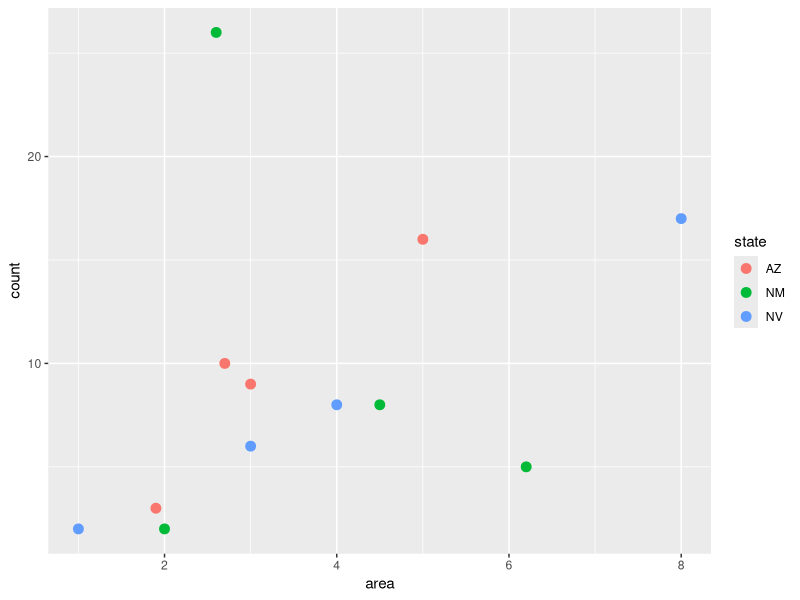
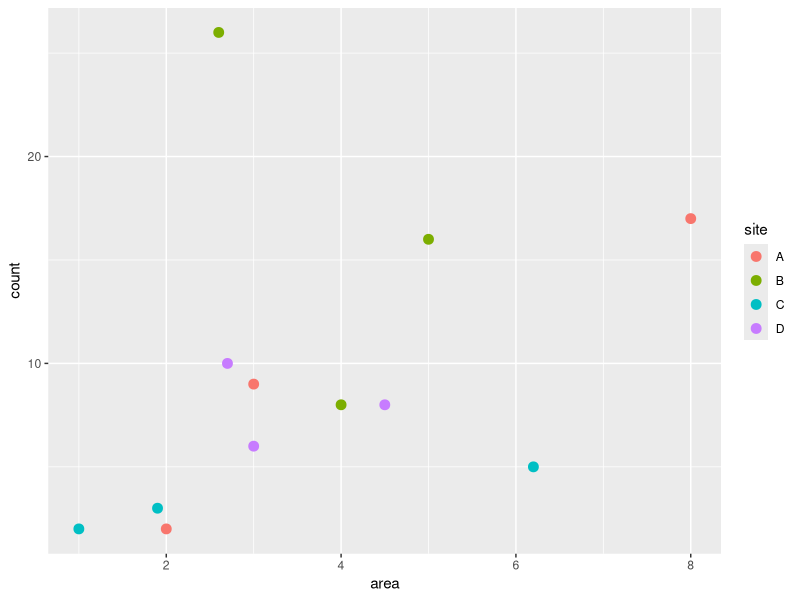
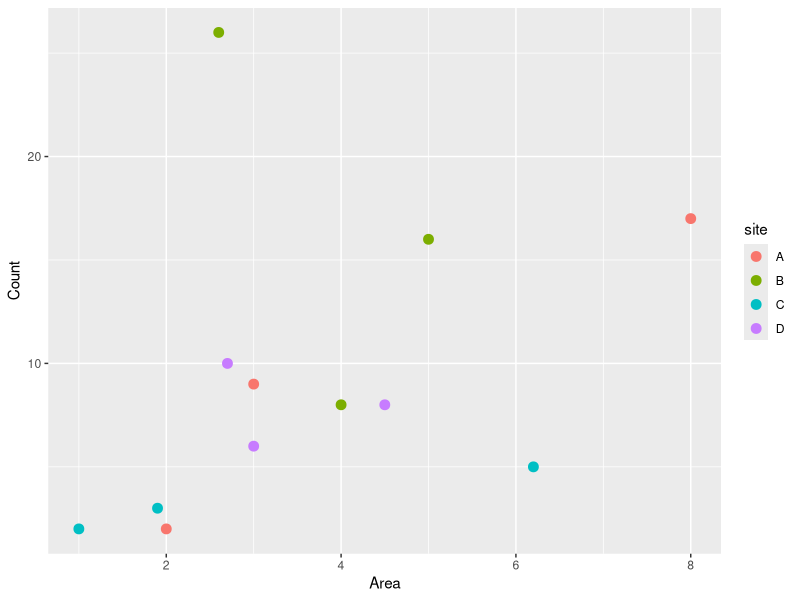
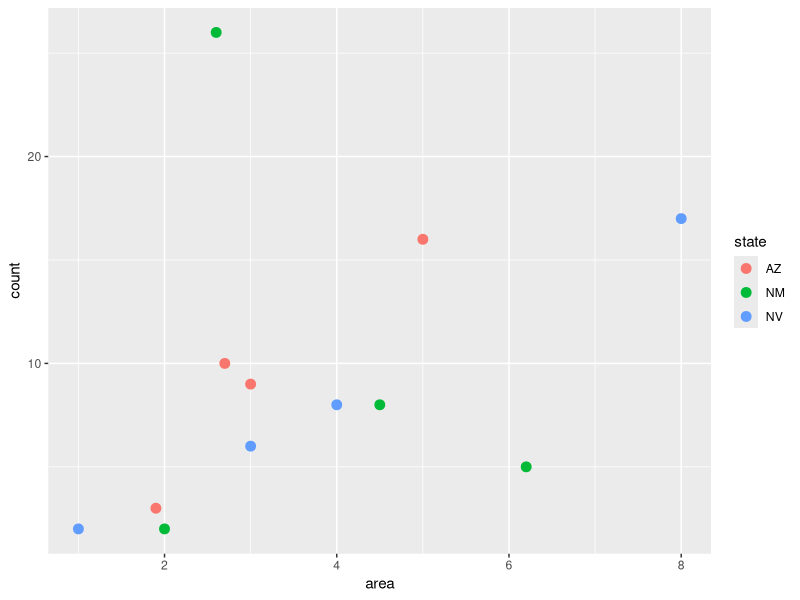
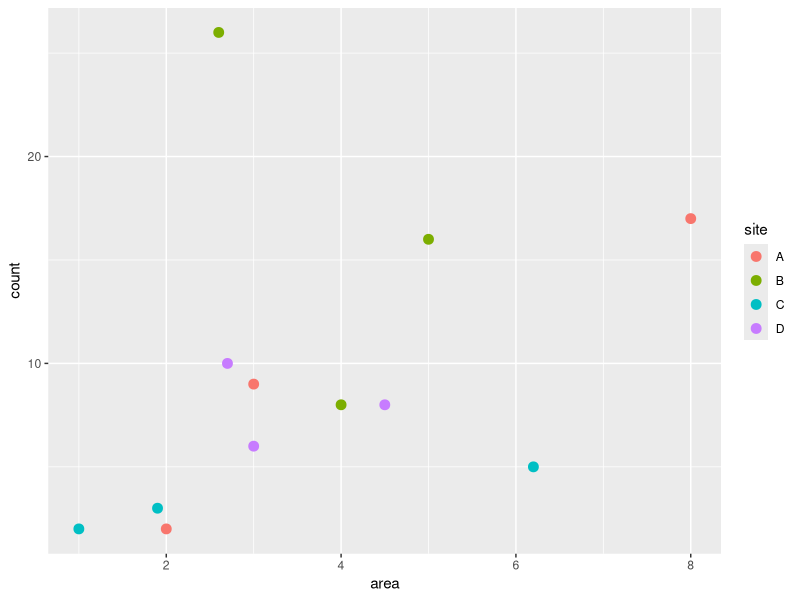
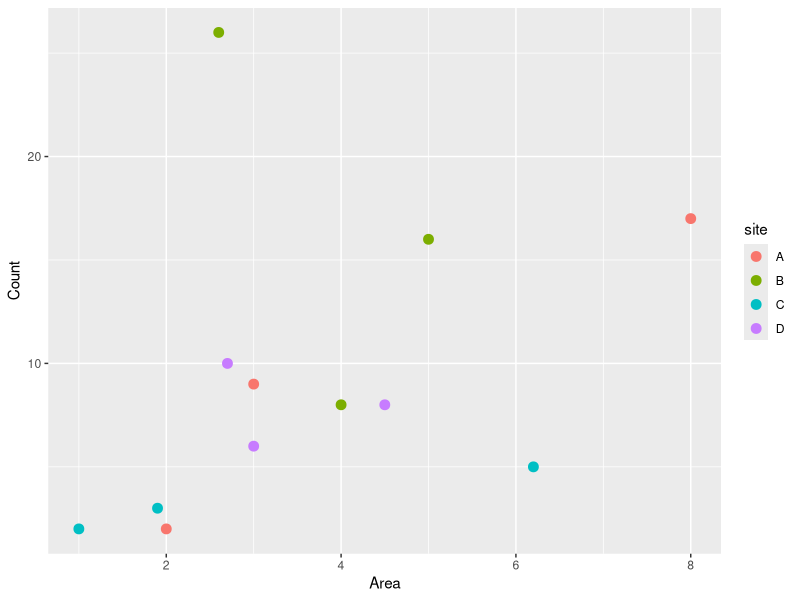

Source code (R) for these figures, in order:
## ---- chunk 1
knitr::opts_chunk$set(echo = TRUE, warning = FALSE, message = FALSE)
## ---- chunk 2
#1a
convert_pounds_to_grams <- function(pounds) {
     grams <- 453.6 * pounds
     return(grams)
}

convert_pounds_to_grams(pounds = 3.75)
## ---- chunk 3
#1b
convert_fahrenheit_to_celsius <- function(fahrenheit) {
     celsius <- (fahrenheit - 32) * 5 / 9
     return(celsius)
}

convert_fahrenheit_to_celsius(80)
## ---- chunk 4
#1c
double <- function(x) {
  return(x * 2)
}

double(512)

#1d
prediction <- function(x, a, b) {
  y <- a + b * x
  return(y)
}

prediction(x = 12, a = 6, b = 0.8)
## ---- chunk 5
get_mass_from_length_theropoda <- function(length){
  mass <- 0.73 * length ^ 3.63
  return(mass)
}
## ---- chunk 6
#2a
get_mass_from_length_theropoda(16)

#2b
get_mass_from_length <- function(length, a, b) {
  mass <- a * length ^ b
  return(mass)
}

get_mass_from_length(length = 26, a = 214.44, b = 1.46)
## ---- chunk 7
# convert_pounds_to_grams <- function(________, numdigits = __) {
#   grams <- 453.6 * pounds
#   rounded <- round(grams, digits = numdigits)
#   return(________)
# }

convert_pounds_to_grams <- function(pounds, numdigits = 1) {
  grams <- 453.6 * pounds
  rounded <- round(grams, digits = numdigits)
  return(rounded)
}

convert_pounds_to_grams(4.3)
## ---- chunk 8
#3b

get_height_from_weight <- function(weight, a = 12, b = 0.38) {
  height <- a * weight ^ b
  return(height)
}

get_height_from_weight(42)

#3c

get_height_from_weight(convert_pounds_to_grams(2), b = 0.32)
## ---- chunk 9
#4a
get_mass_from_length <- function(length, a = 39.9, b = 2.6) {
  mass <- a * length ^ b
  return(mass)
}

#4b
get_mass_from_length(22, a = 214.44, b = 1.46)

#4c
get_mass_from_length(16)

## ---- chunk 10
#5
convert_kg_to_pounds <- function(kg) {
  pounds <- 2.205 * kg
  return(pounds)
}

get_mass_from_length(12, a = 10.95, b = 2.64) |>
  convert_kg_to_pounds()
## ---- chunk 11
library(tidyverse)
count_data <- data.frame(
  state = c("AZ", "AZ", "AZ", "AZ", "NM", "NM", "NM", "NM", "NV", "NV", "NV", "NV"),
  site = c("A", "B", "C", "D", "A", "B", "C", "D", "A", "B", "C", "D"),
  count = c(9, 16, 3, 10, 2, 26, 5, 8, 17, 8, 2, 6),
  area = c(3, 5, 1.9, 2.7, 2, 2.6, 6.2, 4.5, 8, 4, 1, 3)
  )
## ---- chunk 12
#6a
make_count_plot <- function(df, color_col) {
  ggplot(df, aes(x = area, y = count, color = {{ color_col }})) +
    geom_point(size = 3)
}

#6b
state_plot <- make_count_plot(count_data, state)
state_plot
ggsave("figures/count_by_area_state.png", plot = state_plot)

site_plot <- make_count_plot(count_data, site)
site_plot
ggsave("figures/count_by_area_site.png", plot = site_plot)

make_scatter_plot <- function(df, x_col, y_col, color_col, x_label, y_label) {
  ggplot(df, aes(x = {{ x_col }}, y = {{ y_col }}, color = {{ color_col }})) +
    geom_point(size = 3) +
    labs(x = x_label, y = y_label)
}

#6c
site_plot_2 <- make_scatter_plot(count_data, area, count, site, "Area", "Count")
site_plot_2
ggsave("figures/count_by_area_site_v2.png", plot = site_plot_2)
## ---- chunk 13
# download.file(url = "https://ndownloader.figshare.com/files/2292172",
#   destfile = "surveys.csv")
# download.file(url = "https://ndownloader.figshare.com/files/3299474",
#   destfile = "plots.csv")
# download.file(url = "https://ndownloader.figshare.com/files/3299483",
#   destfile = "species.csv")
## ---- chunk 14
#' Convert kilograms to pounds
#'
#' @param kg Mass in kilograms (numeric).
#'
#' @return Mass in pounds (numeric).
#'
#' @examples
#' convert_kg_to_pounds(10)
convert_kg_to_pounds <- function(kg) {
  pounds <- 2.205 * kg
  return(pounds)
}
